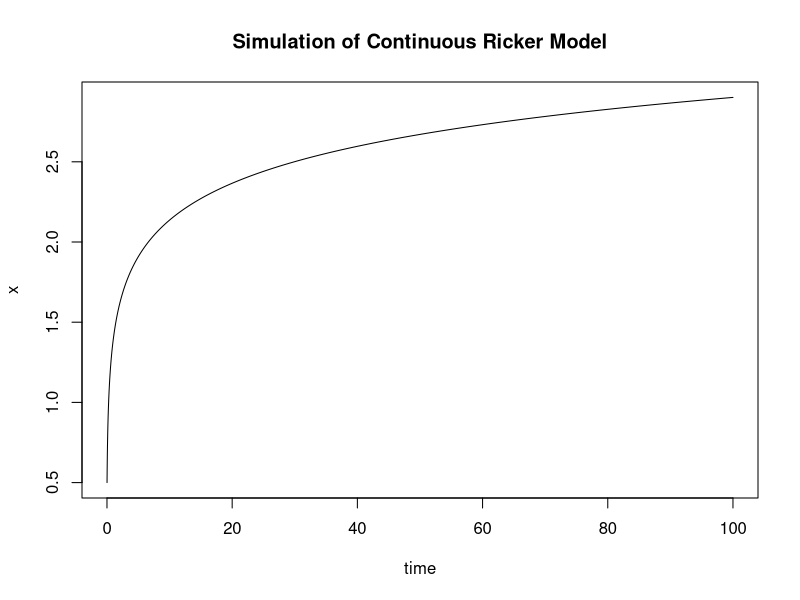

Generate this figure with R:
# alterable parameters
x0 = 0.5
r = 3
T = 100
dt = 0.01
num_iterations = T / dt

x = numeric(num_iterations)
x[1] = x0

for(i in 2:num_iterations)
{
  x[i] = x[i-1] + exp(r * (1 - x[i-1])) * dt
}

time = seq(from = dt, to = T, by = dt)
plot(time, x, main = "Simulation of Continuous Ricker Model", type = "l")